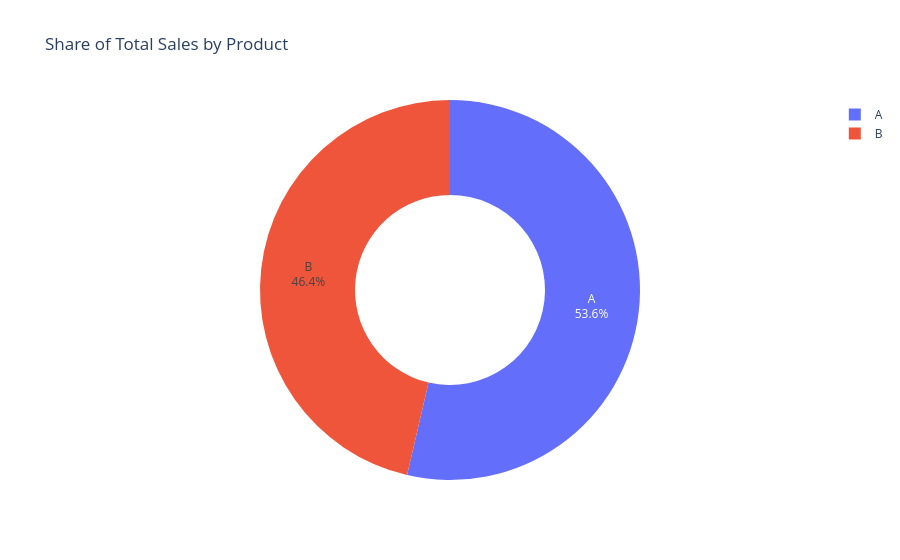

Here is the notebook cell this chart was saved with:
### Code cell
fig = px.pie(
    product_sales,
    names="product",
    values="sales",
    hole=0.5,
    title="Share of Total Sales by Product")
fig.update_traces(textinfo="label+percent")
fig.show()

### Figure 1 — Plotly figure (JSON) as saved in the notebook; plotly's stock layout.template omitted (floating-point values rounded to 4 significant figures)
{"data": [{"domain": {"x": [0, 1], "y": [0, 1]}, "hole": 0.5, "hovertemplate": "product=%{label}<br>sales=%{value}<extra></extra>", "labels": ["A", "B"], "legendgroup": "", "name": "", "showlegend": true, "textinfo": "label+percent", "type": "pie", "values": [2699, 2334]}], "layout": {"legend": {"tracegroupgap": 0}, "title": {"text": "Share of Total Sales by Product"}}}
